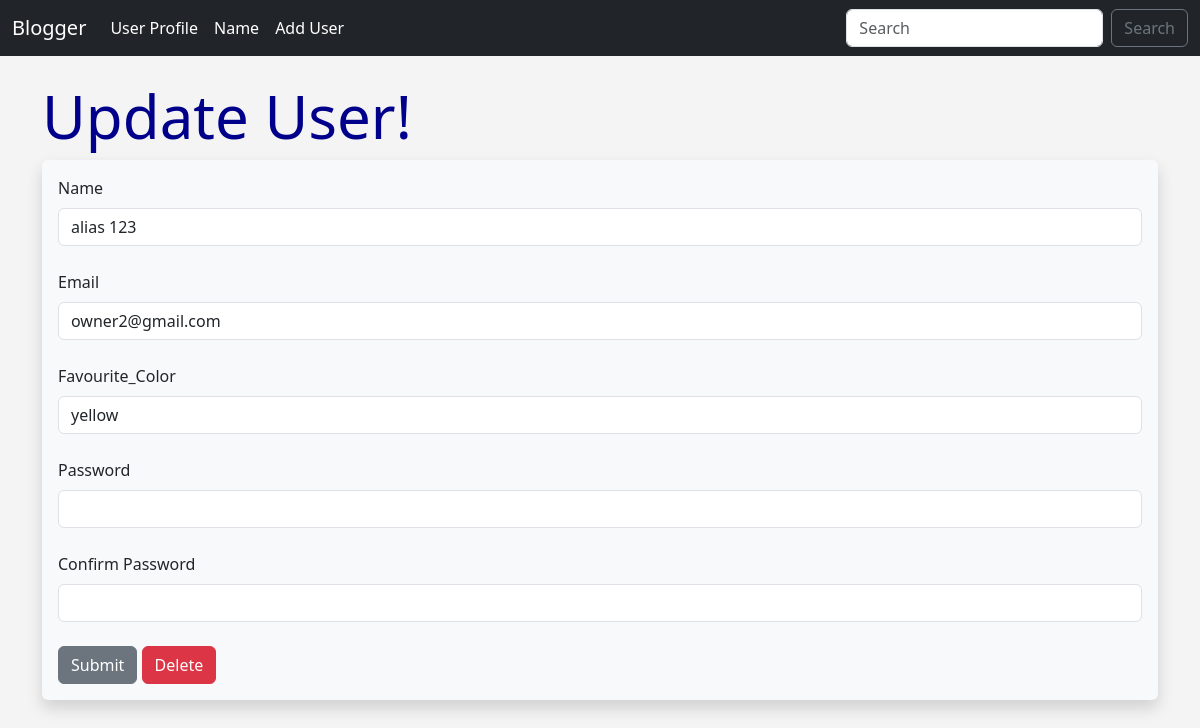
Screenshot of /update/1 with the database file from the repository.
### app.py (models this page shows, shortened)
class Users(db.Model):
    id = db.Column(db.Integer, primary_key=True)
    name = db.Column(db.String(180), nullable=False)
    email = db.Column(db.String(120), nullable=False, unique=True)
    favourite_color = db.Column(db.String(50))
    date_added = db.Column(db.DateTime, default=datetime.utcnow)
    password_hash = db.Column(db.String(120))
    @property
    def password(self):
        raise AttributeError('Password is not a readable attribute!')

### app.py (the view, shortened to what this page needs)
@app.route('/update/<int:id>', methods=['GET', 'POST'])
def update(id):
    name_to_update = Users.query.get_or_404(id)
    form = UserForm(obj=name_to_update)
    return render_template('update.html', form=form, name_to_update=name_to_update, id=id)

### app.py
class UserForm(FlaskForm):
    name = StringField("Name", validators=[
        DataRequired(message="Name is required.")
    ])
    email = StringField("Email", validators=[
        DataRequired(message="Email is required."),
        Email(message="Invalid email address.")
    ])
    favourite_color = StringField('Favourite_Color')
    password_hash = PasswordField('Password', validators=[DataRequired(), EqualTo('password_hash2', message='Password Must Match!')])
    password_hash2 = PasswordField('Confirm Password', validators=[DataRequired()])
    submit = SubmitField("Submit")

### templates/update.html (shortened to what this page needs)
{% extends 'base.html' %}
{% block content %}
    <h1>Update User!</h1>
    <div class="shadow p-3 mb-5 bg-body-tertiary rounded">
        <form action="{{ url_for('update', id=name_to_update.id) }}" method="POST">
            <div class="form-group">
                {{ form.name.label(class="form-label") }}
                {{ form.name(class="form-control") }}
                <br/>
                {{ form.email.label(class="form-label") }}
                {{ form.email(class="form-control") }}
                <br/>
                {{ form.favourite_color.label(class="form-label") }}
                {{ form.favourite_color(class="form-control") }}
                <br/>
                {{ form.password_hash.label(class="form-label") }}
                {{ form.password_hash(class="form-control") }}
                <br/>
                {{ form.password_hash2.label(class="form-label") }}
                {{ form.password_hash2(class="form-control") }}
                <br/>
                {{ form.submit(class="btn btn-secondary") }}
                <a href="{{ url_for('delete', id=name_to_update.id) }}" class="btn btn-danger">Delete</a>
            </div>
        </form>
    </div>
{% endblock %}

### static/css/style.css (style rules this page uses)
h1 { color: darkblue; font-size: 60px; }
body { background: #f4f4f4; }

### rows the page displays
Users: name "alias 123", email "owner2@gmail.com", favourite_color "yellow"
